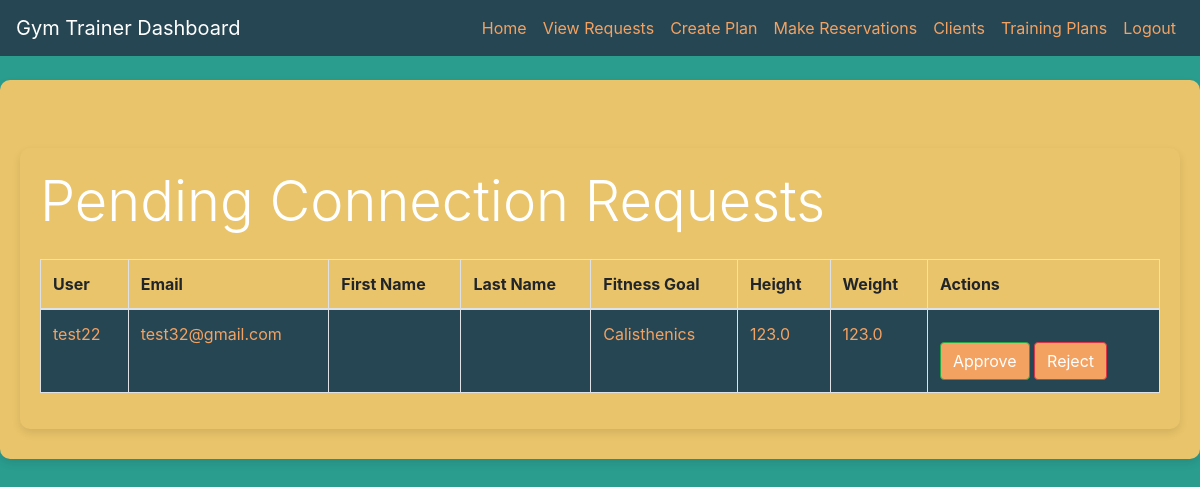
Screenshot of /members/view_pending_requests/ (signed in) with the database file from the repository.
### Members/models.py (models this page shows, shortened)
class TrainerUserConnection(models.Model):
    STATUS_CHOICES = (
        ('pending', 'Pending'),  # Request is pending approval
        ('approved', 'Approved'),  # Request has been approved
        ('rejected', 'Rejected'),  # Request has been rejected
    )
    fitness_trainer = models.ForeignKey(FitnessTrainer, on_delete=models.CASCADE)
    fitness_user = models.ForeignKey(FitnessUser, on_delete=models.CASCADE)
    status = models.CharField(max_length=10, choices=STATUS_CHOICES, default='pending')

class FitnessUser(models.Model):
    user = models.OneToOneField(CustomUser, on_delete=models.CASCADE)
    fitness_goal = models.CharField(max_length=255)
    height = models.FloatField()
    weight = models.FloatField()

### users/models.py (models this page shows, shortened)
class CustomUser(AbstractBaseUser, PermissionsMixin):
    username = models.CharField(max_length=100, unique=True)
    email = models.EmailField(unique=True)
    first_name = models.CharField(max_length=100)
    last_name = models.CharField(max_length=100)
    role = models.CharField(max_length=20)  # Define roles (e.g., "FitnessUser", "FitnessTrainer", "SportsTrainer")
    description = models.TextField(blank=True, null=True)
    profile_picture = models.ImageField(upload_to='profile_pics/', blank=True, null=True)
    address = models.TextField(blank=True, null=True)
    contact_number = models.CharField(max_length=15, blank=True, null=True)
    second_contact_number = models.CharField(max_length=15, blank=True, null=True)# Add the description field
    is_active = models.BooleanField(default=True)
    is_staff = models.BooleanField(default=False)
    objects = CustomUserManager()
    USERNAME_FIELD = 'email'
    REQUIRED_FIELDS = ['username']

### Members/views.py (the view)
# urls.py: path('view_pending_requests/', views.view_pending_requests, name='view_pending_requests'),
def view_pending_requests(request):
    pending_requests = TrainerUserConnection.objects.filter(
        fitness_trainer=request.user.fitnesstrainer,
        status='pending',
    )
    return render(request, "pending_requests.html", {"pending_requests": pending_requests})

### Members/templates/pending_requests.html (shortened to what this page needs)
{% extends "Navbar.html" %}
{% block content %}
    <div class="container mt-5">
        <h1 class="display-4">Pending Connection Requests</h1>
        {% if pending_requests %}
        <table class="table table-bordered mt-4" style="border: 1px solid #000;">
            <thead>
                <tr>
                    <th>User</th>
                    <th>Email</th>
                    <th>First Name</th>
                    <th>Last Name</th>
                    <th>Fitness Goal</th>
                    <th>Height</th>
                    <th>Weight</th>
                    <th>Actions</th>
                </tr>
            </thead>
            <tbody style="border: 1px solid #000;">
                {% for request in pending_requests %}
                    <tr style="background-color: #264653; color: #F4A261;">
                        <td>{{ request.fitness_user.user.username }}</td>
                        <td>{{ request.fitness_user.user.email }}</td>
                        <td>{{ request.fitness_user.user.first_name }}</td>
                        <td>{{ request.fitness_user.user.last_name }}</td>
                        <td>{{ request.fitness_user.fitness_goal }}</td>
                        <td>{{ request.fitness_user.height }}</td>
                        <td>{{ request.fitness_user.weight }}</td>
                        <td>
                            <form method="post" action="{% url 'Members:approve_reject_request' request.id %}">
                                <button type="submit" name="action" value="approve" class="btn btn-success me-2" style="background-color: #F4A261;">Approve</button>
                                <button type="submit" name="action" value="reject" class="btn btn-danger" style="background-color: #F4A261;">Reject</button>
                            </form>
                        </td>
                    </tr>
                {% endfor %}
            </tbody>
        </table>
    {% else %}
        <p class="mt-4" style="background-color: #264653; color: #F4A261;">No pending requests.</p>
    {% endif %}
</body>
</html>
{% endblock %}

### Members/templates/Navbar.html (style rules this page uses)
body { background-color: #2A9D8F!important; }
.container { background-color: #E9C46A!important; padding: 20px; border-radius: 10px; }
.container { max-width: 1400px; margin: 10px auto; padding: 20px; background-color: #333; border-radius: 10px; box-shadow: 0 4px 8px rgba(0, 0, 0, 0.1); color: #fff; }
form { margin-top: 20px; }

### rows the page displays
TrainerUserConnection: fitness_user.user.username "test22", fitness_user.user.email "test32@gmail.com", fitness_user.fitness_goal "Calisthenics", fitness_user.height "123.0", fitness_user.weight "123.0"
